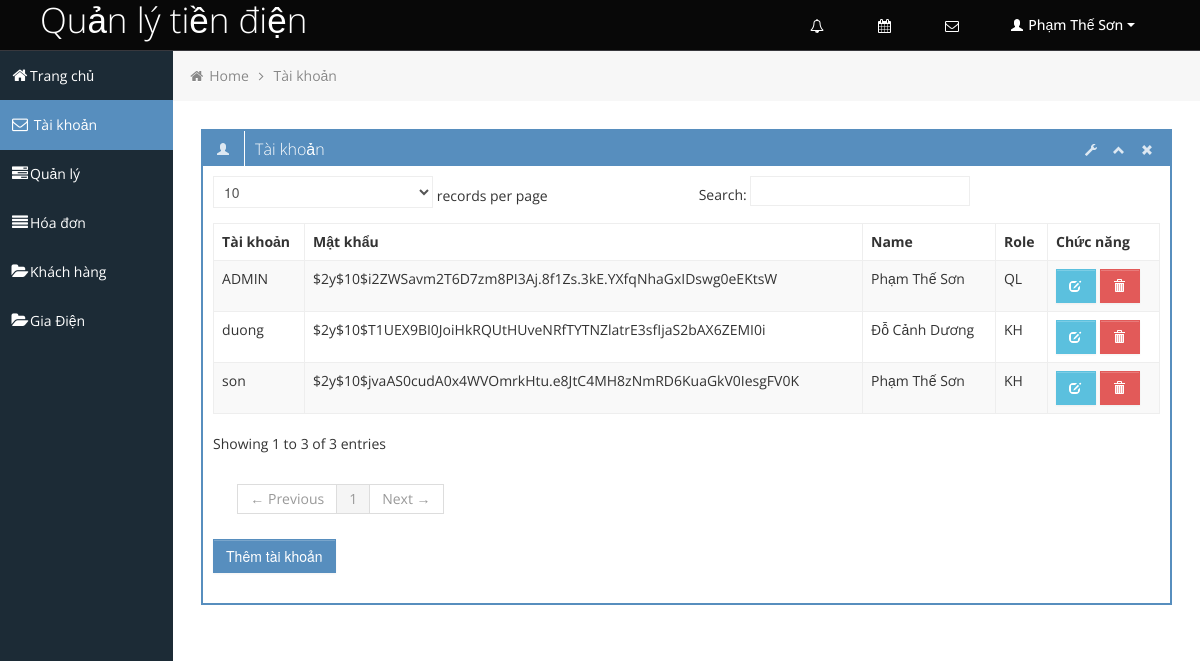
The page /Giaodien/QuanLy/taikhoan.php (signed in) on the database its author committed.
### tables this page shows
CREATE TABLE `user` (
  `userID` varchar(50) NOT NULL COMMENT 'Tên tài khoản',
  `passWord` varchar(255) NOT NULL COMMENT 'Mật khẩu',
  `name` varchar(50) NOT NULL,
  `role` varchar(20) NOT NULL COMMENT 'Phân quyền'
);

### Giaodien/QuanLy/taikhoan.php (the view, shortened to what this page needs)
<!DOCTYPE html>
<html lang="en">
<head>
	<link id="bootstrap-style" href="css/bootstrap.min.css" rel="stylesheet">
	<link href="css/bootstrap-responsive.min.css" rel="stylesheet">
	<link id="base-style" href="css/style.css" rel="stylesheet">
	<link id="base-style-responsive" href="css/style-responsive.css" rel="stylesheet">
</head>
<body>
	<div class="navbar">
		<div class="navbar-inner">
			<div class="container-fluid">
				<a class="brand" href="index.html"><span>Quản lý tiền điện</span></a>
				<div class="nav-no-collapse header-nav">
					<ul class="nav pull-right">
						<li class="dropdown hidden-phone">
							<a class="btn dropdown-toggle" data-toggle="dropdown" href="#">
								<i class="icon-bell"></i>
							</a>
						</li>
						<li class="dropdown hidden-phone">
							<a class="btn dropdown-toggle" data-toggle="dropdown" href="#">
								<i class="icon-calendar"></i>
							</a>
						</li>
						<li class="dropdown hidden-phone">
						<a class="btn dropdown-toggle"  onclick="sendmail()"><i class="icon-envelope"></i></a>
						</li>
						<li class="dropdown">
							<a class="btn dropdown-toggle" data-toggle="dropdown" href="#">
								<i class="halflings-icon white user"></i> <?php echo $_SESSION['name']; ?>
								<span class="caret"></span>
							</a>
						</li>
					</ul>
				</div>
			</div>
		</div>
	</div>
		<div class="container-fluid-full">
		<div class="row-fluid">
			<div id="sidebar-left" class="span2">
				<div class="nav-collapse sidebar-nav">
				<ul class="nav nav-tabs nav-stacked main-menu">
						<li><a href="index.php"><i class="icon-home"></i><span class="hidden-tablet">Trang chủ</span></a></li>
						<li><a href="taikhoan.php"><i class="icon-envelope"></i><span class="hidden-tablet"> Tài khoản </span></a></li>
						<li><a href="quanly.php"><i class="icon-tasks"></i><span class="hidden-tablet">Quản lý</span></a></li>
						<li><a href="hoadon.php"><i class="icon-align-justify"></i><span class="hidden-tablet">Hóa đơn</span></a></li>
						<li><a href="khachhang.php"><i class="icon-folder-open"></i><span class="hidden-tablet">Khách hàng</span></a></li>
						<li><a href="trangthaisodien.php"><i class="icon-folder-open"></i><span class="hidden-tablet">Gia Điện</span></a></li>
					</ul>
				</div>
			</div>
			<div id="content" class="span10">
			<ul class="breadcrumb">
				<li>
					<i class="icon-home"></i>
					<a href="index.php">Home</a>
					<i class="icon-angle-right"></i>
				</li>
				<li><a href="taikhoan.php">Tài khoản</a></li>
			</ul>
				<div class="row-fluid sortable">
					<div class="box span12">
						<div class="box-header" data-original-title>
							<h2><i class="halflings-icon white user"></i><span class="break"></span>Tài khoản</h2>
							<div class="box-icon">
								<a href="#" class="btn-setting"><i class="halflings-icon white wrench"></i></a>
								<a href="#" class="btn-minimize"><i class="halflings-icon white chevron-up"></i></a>
								<a href="#" class="btn-close"><i class="halflings-icon white remove"></i></a>
							</div>
						</div>
						<div class="box-content">
							<table class="table table-striped table-bordered bootstrap-datatable datatable">
							  <thead>
								  <tr>
									  <th>Tài khoản</th>
									  <th>Mật khẩu</th>
									  <th>Name</th>
									  <th>Role</th>
									  <th>Chức năng</th>
								  </tr>
							  </thead>
							  <tbody>
								<?php
									include '../../connect.php';
									$sql = "SELECT * FROM user";
									$result = mysqli_query($connect,$sql);
									if(mysqli_num_rows($result)>0)
									{
										while($row =mysqli_fetch_assoc($result))
										{
											$user=$row['userID'];
								?>
											<tr>
												<td><?php echo $user?></td>
												<td class="center"><?php echo $row['passWord']?></td>
												<td class="center"><?php echo $row['name']?></td>
												<td class="center"><?php echo $row['role']?></td>
												<td class="center">
													<a class="btn btn-info" href="suataikhoan.php?id=<?php echo $row['userID']?>">
														<i class="halflings-icon white edit"></i>
													</a>
													<a class="btn btn-danger" href="xulyxoataikhoan.php?id=<?php echo $user ?>">
														<i class="halflings-icon white trash"></i>
													</a>
												</td>
											</tr>
								<?php
										}
									}
									else
									{
										echo('No value!');
									}
								?>
							  </tbody>
                          </table>
						  <form action="themtaikhoan.php">
						  <input id="btnthemtaikhoan" class="btn btn-primary" type="submit" value="Thêm tài khoản">
						  </form>
						</div>
					</div>
				</div>
	</div>
		</div>
		</div>
</body>
</html>

### Giaodien/QuanLy/css/style-responsive.css (style rules this page uses)
@media (min-width: 1200px) { .container-fluid-full { overflow: hidden; position: relative; height: 100%; } }
@media (min-width: 1200px) { #content { width: 85.578%; padding: 28px; margin: 0px 0px; margin-left: 14.422% !important; } }
@media (min-width: 1200px) { #sidebar-left { background: #1C2B36; margin-left: 0px !important; position: absolute; height: 100%; } }
@media (min-width: 1200px) { .sidebar-nav > ul { margin: 0px; } }

### Giaodien/QuanLy/css/halflings.css (style rules this page uses)
html, html .halflings { -webkit-font-smoothing: antialiased !important; }
.halflings-icon { display: inline-block; width: 14px; height: 14px; line-height: 14px; vertical-align: text-top; background-image: url(../img/glyphicons_halflings.svg); background-position: 0 0; background-repeat: no-repeat; vertical-align: top; *display: inline; *zoom: 1; *margin-right: .3em; }
.halflings-icon.white { background-image: url(../img/glyphicons_halflings-white.svg); }
.halflings-icon.user { background-position: -168px 0; }
.halflings-icon.remove { background-position: -312px 0; }
.halflings-icon.trash { background-position: -456px 0; }
.halflings-icon.edit { background-position: -96px -72px; }
.halflings-icon.chevron-up { background-position: -288px -120px; }
.halflings-icon.wrench { background-position: -360px -144px; }

### Giaodien/QuanLy/css/style-forms.css (style rules this page uses)
input, textarea, .uneditable-input { width: 206px; }
input[type="file"], input[type="image"], input[type="submit"], input[type="reset"], input[type="button"], input[type="radio"], input[type="checkbox"] { width: auto; }
input, textarea, .uneditable-input { margin-left: 0; }

### rows shown on the page
user: userID "ADMIN", passWord "$2y$10$i2ZWSavm2T6D7zm8PI3Aj.8f1Zs.3kE.YXfqNhaGxIDswg0eEKtsW", name "Phạm Thế Sơn", role "QL"
user: userID "duong", passWord "$2y$10$T1UEX9BI0JoiHkRQUtHUveNRfTYTNZlatrE3sfIjaS2bAX6ZEMI0i", name "Đỗ Cảnh Dương", role "KH"
user: userID "son", passWord "$2y$10$jvaAS0cudA0x4WVOmrkHtu.e8JtC4MH8zNmRD6KuaGkV0IesgFV0K", name "Phạm Thế Sơn", role "KH"

### other values the page prints
$_SESSION['name'] "Phạm Thế Sơn"
